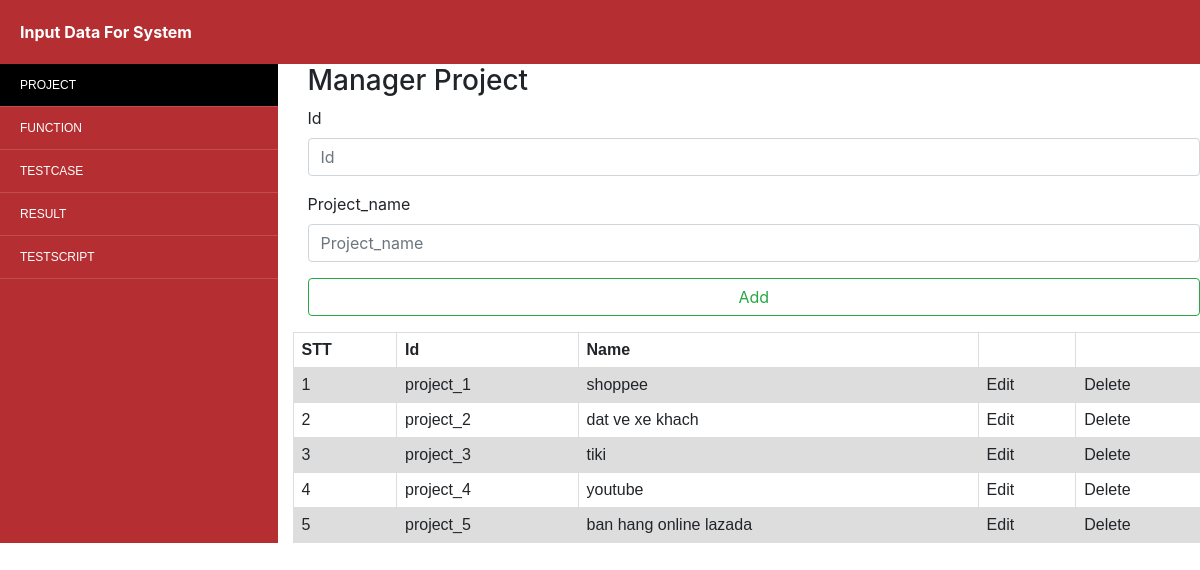
Screenshot of /admin/index.php?cmd=project with the database file from the repository.
### tables this page shows
CREATE TABLE `project` (
  `id` varchar(250) NOT NULL,
  `project_name` varchar(250) NOT NULL
);

### admin/project.php (the view, shortened to what this page needs)
<?php
    $sql_select = "SELECT * FROM project";
    $result = $conn->query($sql_select);
    $html = '';
    $stt = 1;
    while ($rows = $result->fetch_assoc())
    {
        $html .= '<tr>';
        $html .= '<td>'. $stt++ .'</td>';
        $html .= '<td>'. $rows["id"] .'</td>';
        $html .= '<td>'. $rows["project_name"] .'</td>';
        $html .= '<td class="edit"><a data-href="'.$rows["id"].'">Edit</a></td>';
        $html .= '<td class="delete"><a data-href="'.$rows["id"].'">Delete</a></td>';
        $html .= '</tr>';
    }
?>
<div class="form_center">
    <div class="title"><h3>Manager Project</h3></div>
    <div class="hienthitestcase">
        <form action="add_project.php" method="post">
            <fieldset class="form-group">
                <label class="lbl_input" for="id">Id</label>
                <input type="text" class="form-control input-testcase" required id="id" name="id" placeholder="Id">
            </fieldset>
            <fieldset class="form-group">
                <label class="lbl_input" for="name">Project_name</label>
                <input type="text" class="form-control input-testcase" required id="name" name="name" placeholder="Project_name">
            </fieldset>
            <fieldset class="form-group">
                <input type="submit" class="form-control input-testcase btn btn-outline-success" name="submit" value="Add">
            </fieldset>
        </form>
    </div>
    <div class="row">
        <table class="hienthitable">
            <tr class="">
                <th>STT</th>
                <th>Id</th>
                <th>Name</th>
                <th></th>
                <th></th>
            </tr>
            <?php echo $html; ?>
        </table>
    </div>
</div>

### admin/css/style.css (style rules this page uses)
table { font-family: arial, sans-serif; border-collapse: collapse; width: 100%; }
td, th { border: 1px solid #dddddd; text-align: left; padding: 8px; }
tr:nth-child(even) { background-color: #dddddd; }
.edit, .delete { cursor: pointer; }

### rows the page displays
project: id "project_1", project_name "shoppee"
project: id "project_2", project_name "dat ve xe khach"
project: id "project_3", project_name "tiki"
project: id "project_4", project_name "youtube"
project: id "project_5", project_name "ban hang online lazada"
